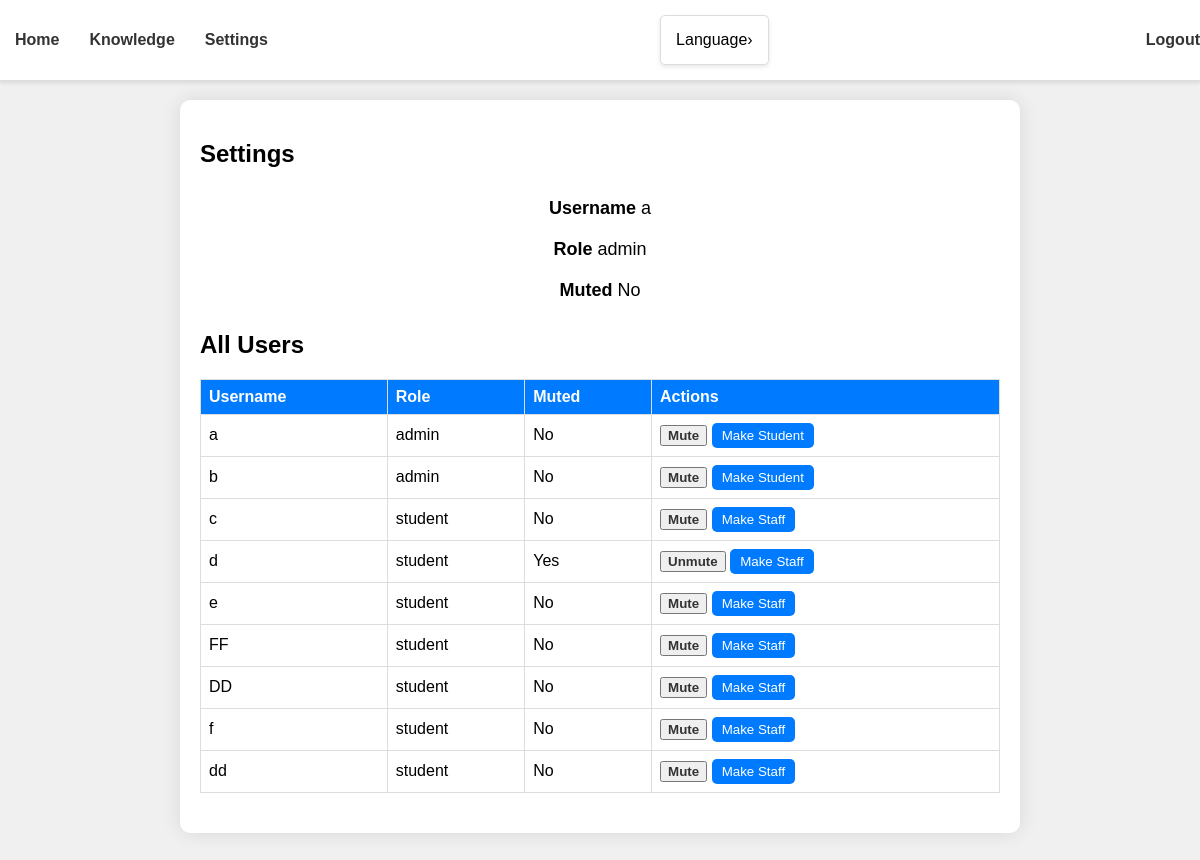
The page /settings (signed in) on the database as committed earlier.
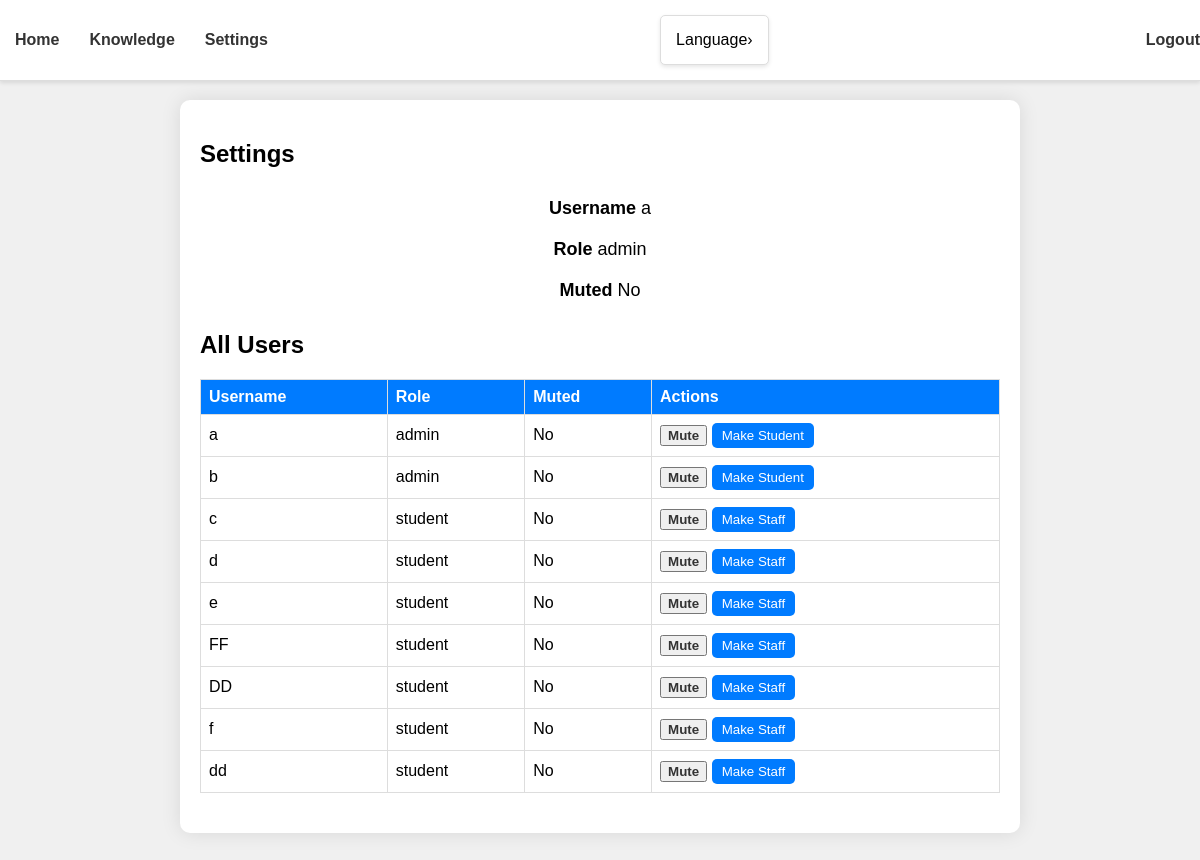
The same page on the database as committed later.
### models.py (models this page shows)
class Base(DeclarativeBase):
    pass

class User(Base):
    __tablename__ = "user"
    username: Mapped[str] = mapped_column(String, primary_key=True)
    password: Mapped[str] = mapped_column(String)
    role: Mapped[str] = mapped_column(String, nullable=False, default='student')
    is_muted: Mapped[bool] = mapped_column(Boolean, nullable=False, default=False)
    __table_args__ = (
        CheckConstraint(role.in_(['staff', 'student', 'admin']), name='role_check'),
    )

### app.py (the view)
@app.route("/settings", methods=["GET"])
def settings():
    if 'username' not in session:
        abort(403)
    username = session['username']
    user = db.get_user(username)
    if user:
        if user.role in ['admin', 'staff']:
            all_users = db.get_all_users()
        else:
            all_users = []
        return render_template('settings.jinja', user=user, username=username, all_users=all_users)
    else:
        return "Error: User not found", 404

### db.py (called while the page is built)
def get_user(username: str):
    with Session(engine) as session:
        return session.get(User, username)

def get_all_users():
    with Session(engine) as session:
        return session.query(User).all()

### templates/settings.jinja (shortened to what this page needs)
{% extends 'base.jinja' %}
{% block content %}
<main>
    <div class="settings-container">
        <h2 data-i18n="settings">Settings</h2>
        <div class="user-info">
            <p><strong data-i18n="username">Username:</strong> {{ user.username }}</p>
            <p><strong data-i18n="role">Role:</strong> {{ user.role }}</p>
            <p><strong data-i18n="muted">Muted:</strong> {{ 'Yes' if user.is_muted else 'No' }}</p>
        </div>
        {% if user.role in ['admin', 'staff'] %}
        <h2 data-i18n="all_users">All Users</h2>
        <table>
            <thead>
                <tr>
                    <th data-i18n="username">Username</th>
                    <th data-i18n="role">Role</th>
                    <th data-i18n="muted">Muted</th>
                    <th data-i18n="actions">Actions</th>
                </tr>
            </thead>
            <tbody>
                {% for u in all_users %}
                <tr>
                    <td>{{ u.username }}</td>
                    <td>{{ u.role }}</td>
                    <td>{{ 'Yes' if u.is_muted else 'No' }}</td>
                    <td>
                        {% if user.role == 'admin' or (user.role == 'staff' and u.role == 'student') %}
                        <button class="btn" onclick="toggleMute('{{ u.username }}', {{ 'false' if u.is_muted else 'true' }})" data-i18n="{{ 'unmute' if u.is_muted else 'mute' }}">
                            {{ 'Unmute' if u.is_muted else 'Mute' }}
                        </button>
                        {% endif %}
                        {% if user.role == 'admin' %}
                        <button class="role-btn" onclick="toggleRole('{{ u.username }}', '{{ 'staff' if u.role == 'student' else 'student' }}')" data-i18n="{{ 'make_staff' if u.role == 'student' else 'make_student' }}">
                            {{ 'Make Staff' if u.role == 'student' else 'Make Student' }}
                        </button>
                        {% endif %}
                    </td>
                </tr>
                {% endfor %}
            </tbody>
        </table>
        {% endif %}
    </div>
</main>
{% endblock %}

### templates/base.jinja (shortened to what this page needs)
<!DOCTYPE html>
<html>
<head>
</head>
<body>
    <nav>
        <div class="nav-links">
            <a href="/home?username={{ username }}" class="nav-link" data-i18n="home">Home</a>
            <a href="/knowledge" class="nav-link" data-i18n="knowledge">Knowledge</a>
            <a href="/settings" class="nav-link" data-i18n="settings">Settings</a>
        </div>
        <div class="language-selector">
            <div class="tab" onclick="toggleLanguageSelector()">
                <span data-i18n="language">Language</span> <span class="arrow">›</span>
            </div>
        </div>
        <div class="user-info">
            <ol style="list-style: none; padding: 0;">
                <li>
                    <a href="javascript:void(0)" onclick="logoutAndClearStorage()" class="btn" data-i18n="logout">Logout</a>
                </li>
            </ol>
        </div>
    </nav>
    <div style="margin-top: 60px;">
        {% block content %} {% endblock %}
    </div>
</body>
</html>

### templates/base.jinja (style rules this page uses)
nav { width: 100%; border-bottom: 1px solid #ddd; padding: 10px 0; background-color: #fff; display: flex; justify-content: space-between; align-items: center; box-shadow: 0 2px 4px rgba(0, 0, 0, 0.1); position: fixed; top: 0; left: 0; z-index: 1000; height: 60px; }
.nav-link { padding: 10px 15px; color: #333; text-decoration: none; font-weight: bold; transition: background-color 0.3s ease; }
.nav-links, .user-info { display: flex; align-items: center; }
.btn { color: #333; font-weight: bold; text-decoration: none; cursor: pointer; }
.language-selector { padding: 0px; border: 0px solid #ddd; border-radius: 5px; background-color: #fff; cursor: pointer; }
.tab { padding: 15px; cursor: pointer; transition: background-color 0.3s ease; border: 1px solid #ddd; border-radius: 5px; background-color: #fff; box-shadow: 0 2px 4px rgba(0, 0, 0, 0.1); display: flex; justify-content: space-between; align-items: center; }

### templates/settings.jinja (style rules this page uses)
body { font-family: 'Arial', sans-serif; background: #f0f0f0; margin: 0; padding: 0; height: 100vh; }

Rows that differ between the two databases and show on the page:
changed User "d": is_muted "Yes" → "No"; is_muted "Unmute" → "Mute"
